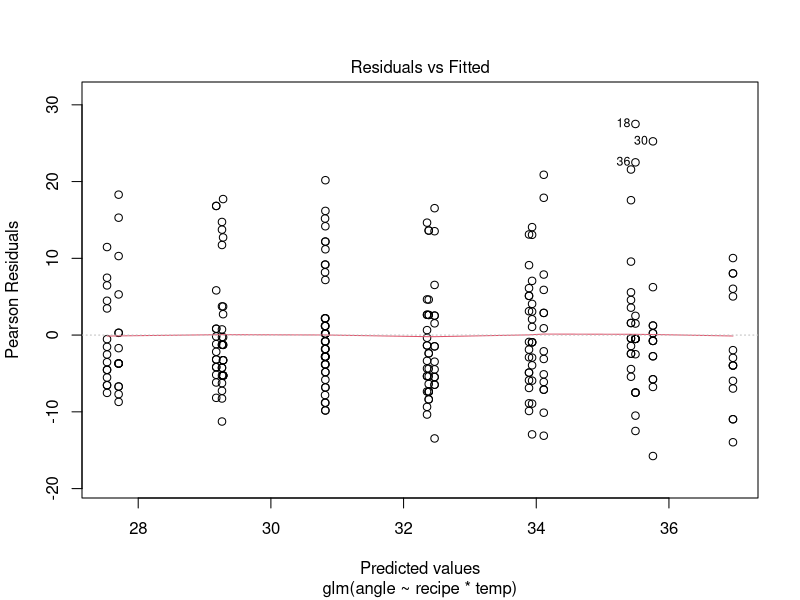
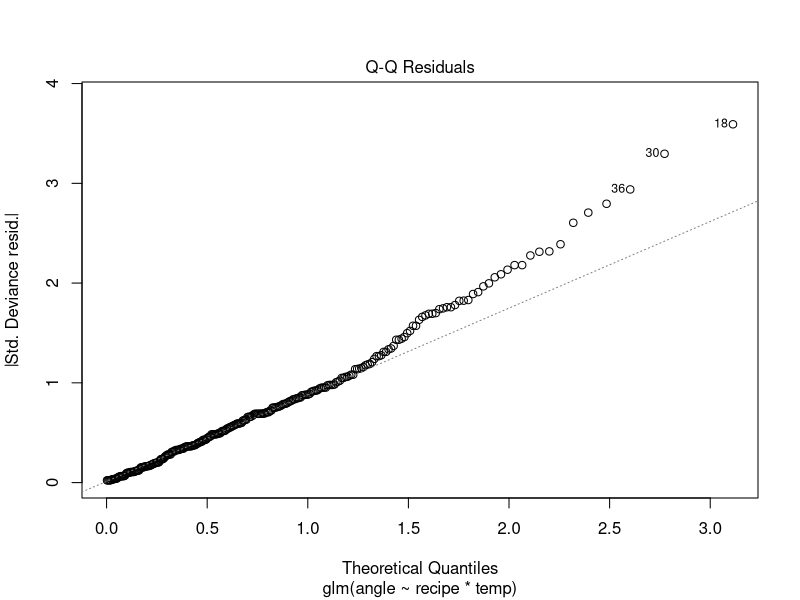
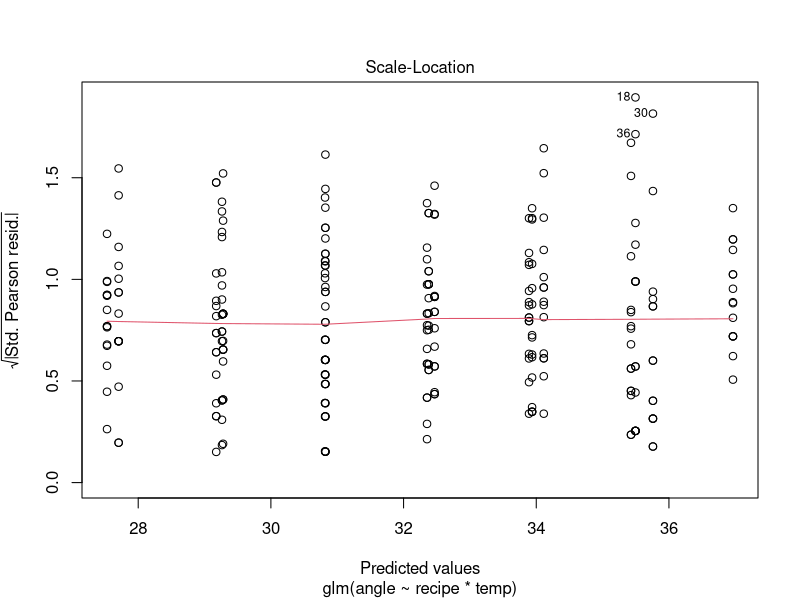
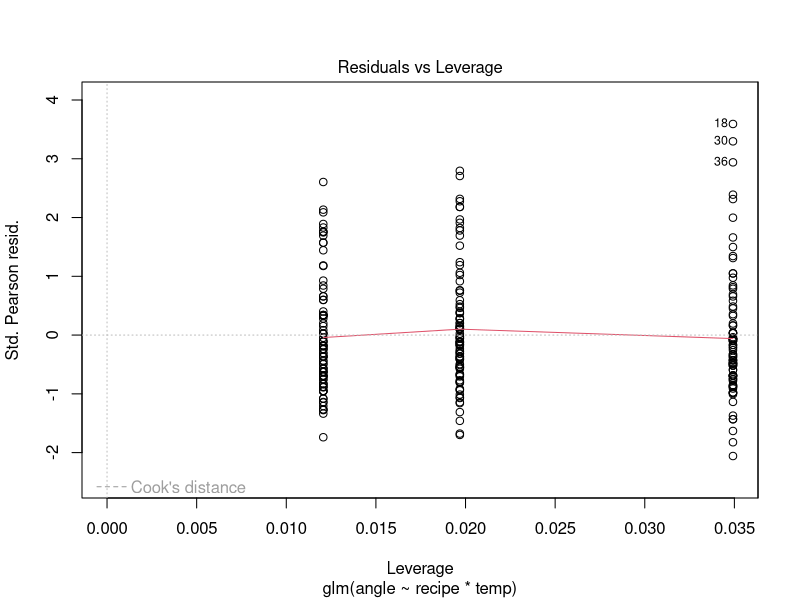
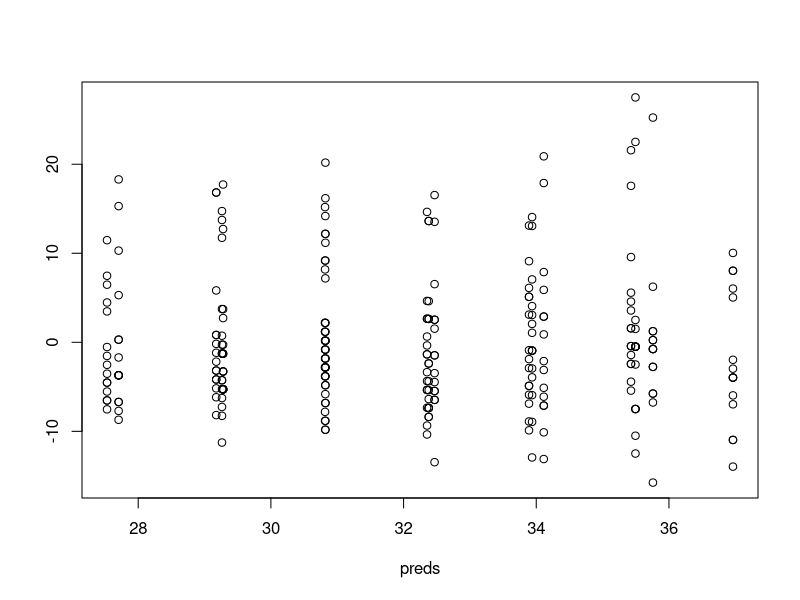
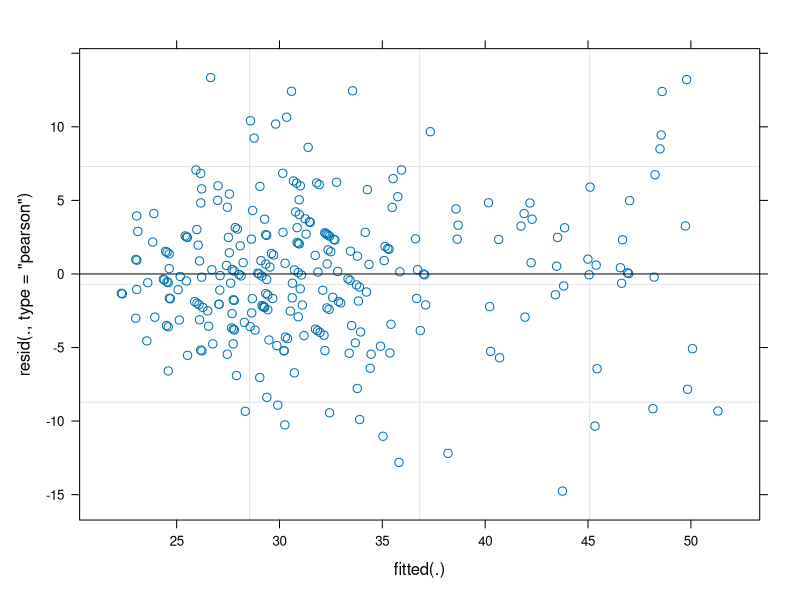
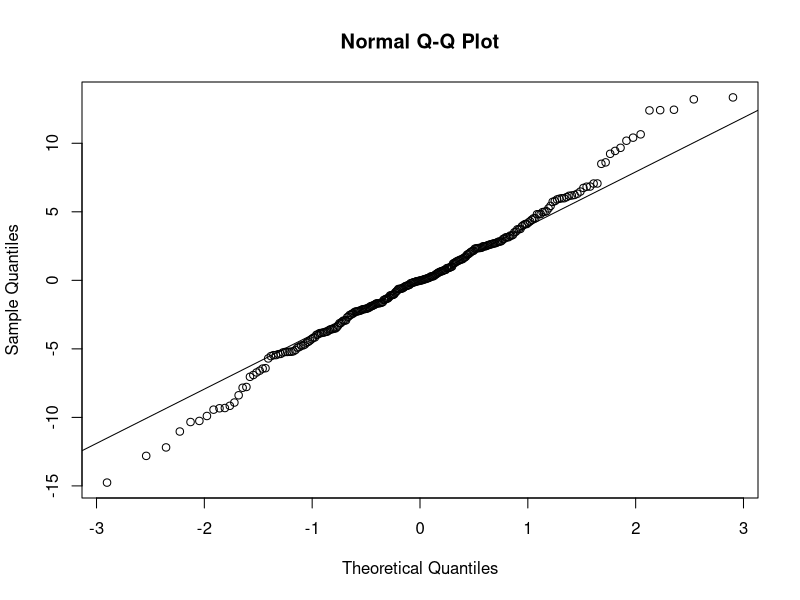
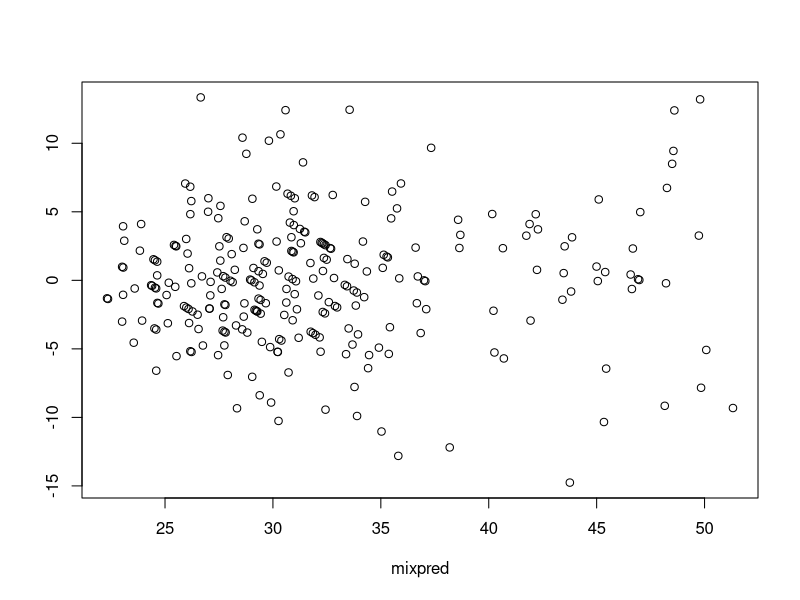

Write R code to recreate these figures, in order.
## HW 5 ##

# 1. Cake Data
library(dplyr)
data(cake, package = "lme4")
cake <- cake %>% select(-temperature)
head(cake)

#a. Fixed and random variables?
# Recipe = Fixed
# Temp = Random
# replicate = Nested? random?
## RETURN

# b. 
cake %>% 
  group_by(temp) %>%
  summarise(no_rows = length(temp))
## balanced - all temp values (alphas) have same n 

model <- glm(angle ~ recipe * temp, data = cake, family=gaussian())
summary(model)
model2 <- lm(angle ~ recipe*temp, cake)
# temp is significant, pval =  3.377e-08
mean((residuals(model)^2))
# MSE = 59.4053 using glm, MSE = 60.76 using lm() and anova()
anova(model2)


# c. Fit mixed model that  takes into account the replicates for the recipe
# examine variance components. 
library(lme4)
mix_mod <- lmer(angle ~ recipe + temp + (1 | replicate), cake)
summary(mix_mod)
# Using recipe and temp as fixed effects, we see that there is variation in the replicates
# The replicate variance component of 39.21 shows that it makes up a large portion of the MSE from part b. 
# t value for temp = 9.215
install.packages("lmerTest")
library(lmerTest)
#d. Testing for temp and recipe effect
summary(lmerTest :: lmer(angle ~ recipe + temp + (1 | replicate), cake))$coefficients
# Both recipeB, recipeC, and temp all have significant p values

# e. QQ plots and residual vs predicted for Linear model
# Linear model
plot(model) # QQ plot = not very good fit
preds <- predict(model, type="response")
residuals(model)

plotpredlinear <- cbind(preds, residuals(model))
plot(plotpredlinear) #  

# Mixed model
plot(mix_mod) # pearson residuals vs fitted values looks good
qqnorm(resid(mix_mod))
qqline(resid(mix_mod))
# The qq plot shows that the mixed model residuals are much closer to what would be expected under normality 
mixpred <- predict(mix_mod, type="response")
plotmix<- cbind(mixpred, residuals(mix_mod))
plot(plotmix) #Substantially more randomly distributed than the linear model resids. vs predicted values! 

# f. Examine BLUPs
ranef(mix_mod)$replicate #BLUPS (Best Linear Unbiased Predictors) for replicate random effect
plot(cake$replicate, cake$angle)
abline(h=mean(cake$angle), col="purple")

predict(mix_mod, newdata=data.frame(replicate=1, recipe="A", temp=175))
cake %>%
  filter(recipe == "A", temp== 175, replicate==1)
#recipe A, temp 175, replicate 1:
#actual = 42, predicted with mixed model = 43.41

#recipe A, temp 175, replicate 8
cake %>%
  filter(recipe == "A", temp== 175, replicate==8)
predict(mix_mod, newdata=data.frame(replicate=8, recipe="A", temp=175))
# actual = 24, predicted = 24.588

# the BLUPS follow the pattern of the box and whisker plot with replicate on x and angle on y
